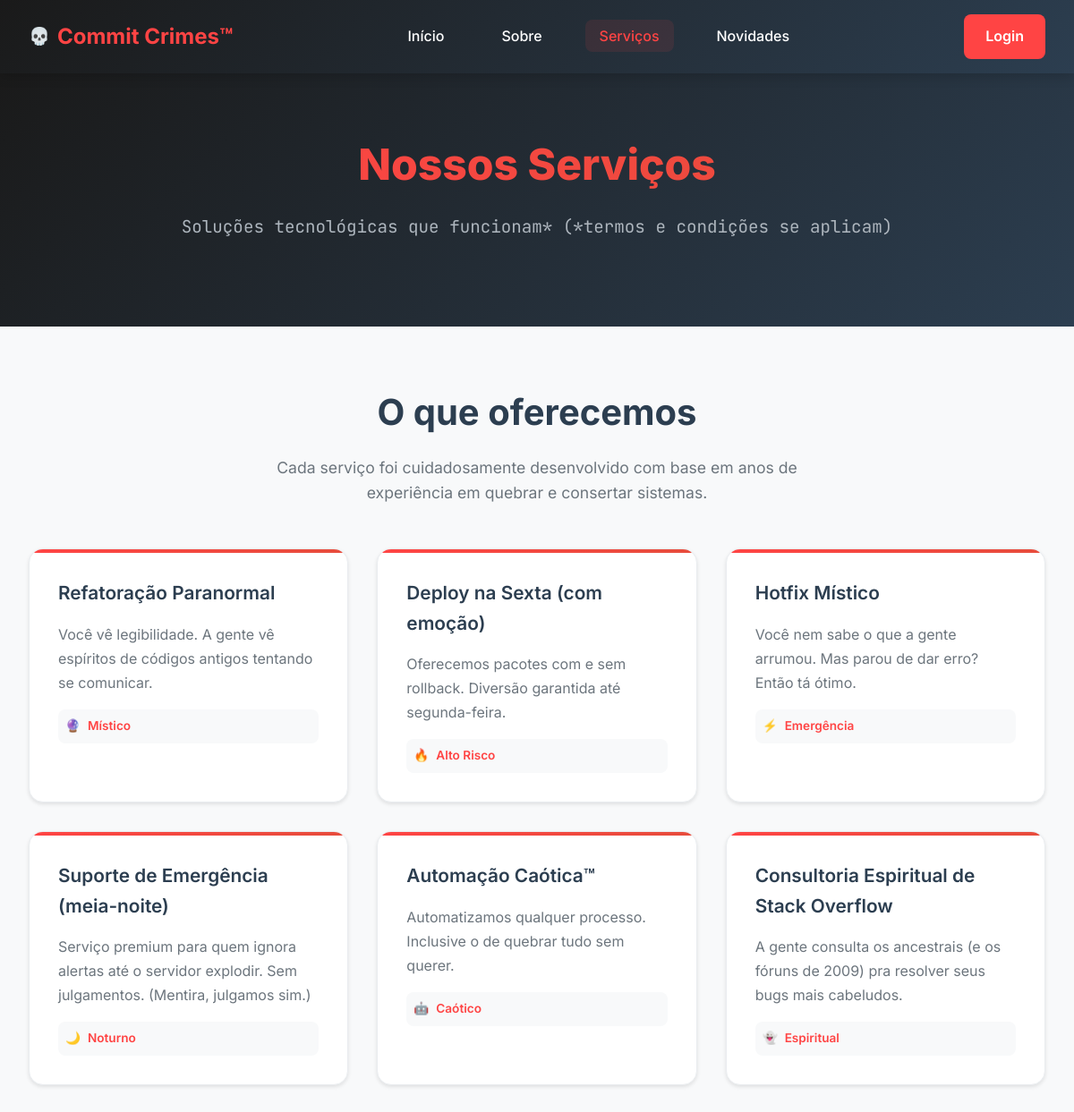
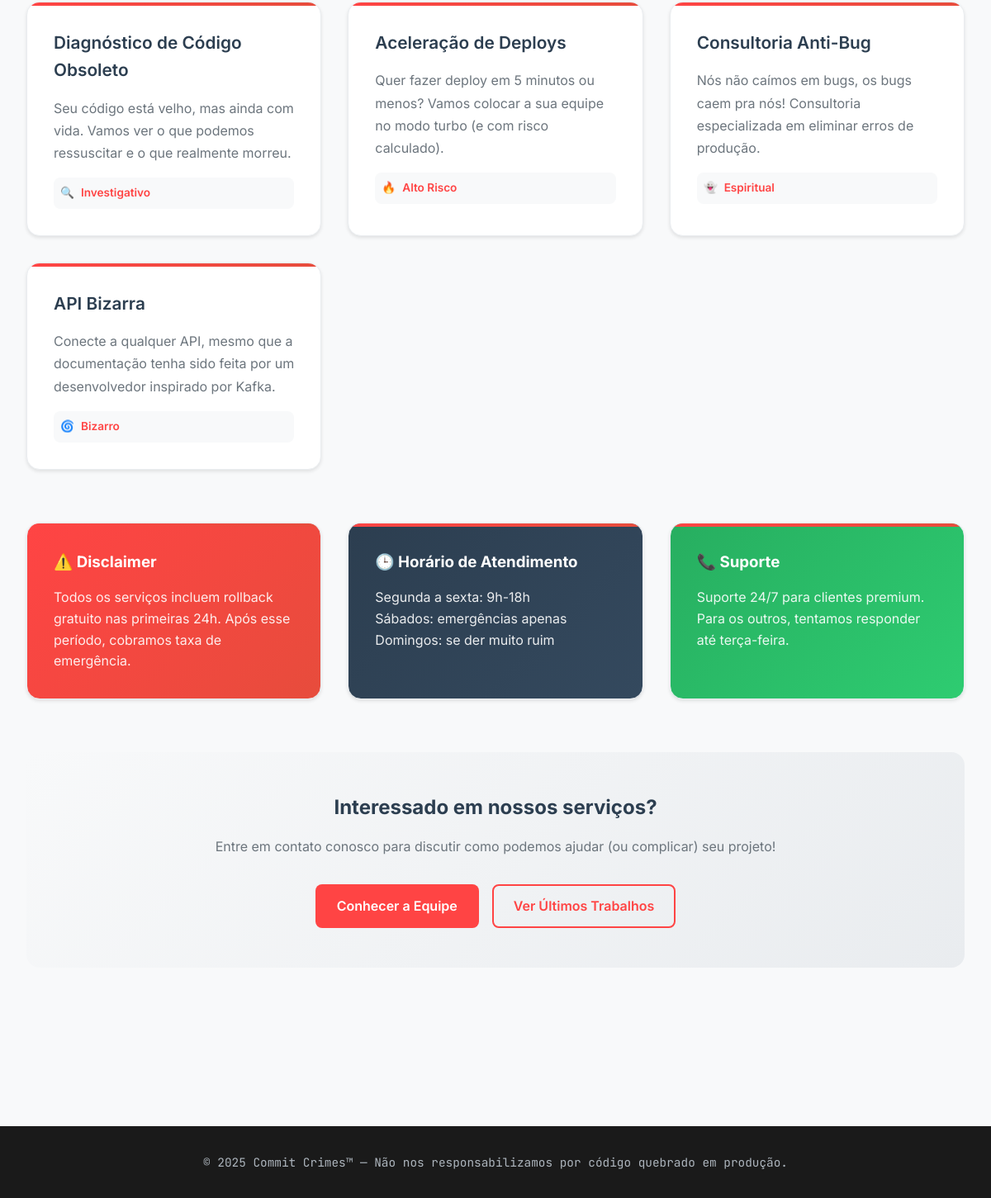
Page /servicos.php on the committed database (2 pictures, top to bottom).
### tables this page shows
CREATE TABLE IF NOT EXISTS servicos (
  id INT AUTO_INCREMENT PRIMARY KEY,
  titulo VARCHAR(100),
  descricao TEXT
);

### app/models/Servico.php (called while the page is built, shortened)
<?php
require_once __DIR__ . '/../config/Database.php';
class Servico {
    private $db;
    private $table = 'servicos';
    public function __construct() {
        $database = new Database();
        $this->db = $database->connect();
    }
    public function getAll() {
        try {
            $query = "SELECT * FROM {$this->table} ORDER BY id ASC";
            $stmt = $this->db->prepare($query);
            $stmt->execute();
            return $stmt->fetchAll();
        } catch (PDOException $e) {
            throw new Exception("Erro ao buscar serviços: " . $e->getMessage());
        }
    }
}

### app/config/Database.php (called while the page is built, shortened)
<?php
class Database {
    private $host;
    private $dbname;
    private $username;
    private $password;
    private $connection;
    public function __construct() {
        $this->host = $_ENV['DB_HOST'] ?? 'localhost';
        $this->dbname = $_ENV['DB_NAME'] ?? 'commit_crimes';
        $this->username = $_ENV['DB_USER'] ?? 'root';
        $this->password = $_ENV['DB_PASS'] ?? '';
    }
    public function connect() {
        if ($this->connection === null) {
            try {
                $dsn = "mysql:host={$this->host};dbname={$this->dbname};charset=utf8mb4";
                $this->connection = new PDO($dsn, $this->username, $this->password);
                $this->connection->setAttribute(PDO::ATTR_ERRMODE, PDO::ERRMODE_EXCEPTION);
                $this->connection->setAttribute(PDO::ATTR_DEFAULT_FETCH_MODE, PDO::FETCH_ASSOC);
            } catch (PDOException $e) {
                throw new Exception("Erro na conexão: " . $e->getMessage());
            }
        }
        return $this->connection;
    }
}

### servicos.php (the view, shortened to what this page needs)
<section class="hero">
    <div class="hero-content">
        <h1>Nossos Serviços</h1>
        <p class="hero-subtitle">Soluções tecnológicas que funcionam* (*termos e condições se aplicam)</p>
    </div>
</section>
<section class="section">
    <div class="container">
        <div style="text-align: center; margin-bottom: 3rem;">
            <h2 class="section-title">O que oferecemos</h2>
            <p class="section-subtitle">Cada serviço foi cuidadosamente desenvolvido com base em anos de experiência em quebrar e consertar sistemas.</p>
        </div>
        <?php
        try {
            require_once 'app/models/Servico.php';
            $servicoModel = new Servico();
            $servicos = $servicoModel->getAll();
            if (!empty($servicos)): ?>
                <div class="cards-grid">
                    <?php foreach ($servicos as $index => $servico): ?>
                        <div class="card" style="animation-delay: <?= ($index * 0.1) ?>s;">
                            <h3 class="card-title"><?= htmlspecialchars($servico['titulo']) ?></h3>
                            <p class="card-description"><?= htmlspecialchars($servico['descricao']) ?></p>
                            <?php
                            $badges = [
                                'Refatoração' => ['🔮', 'Místico'],
                                'Deploy' => ['🔥', 'Alto Risco'],
                                'Hotfix' => ['⚡', 'Emergência'],
                                'Suporte' => ['🌙', 'Noturno'],
                                'Automação' => ['🤖', 'Caótico'],
                                'Consultoria' => ['👻', 'Espiritual'],
                                'Diagnóstico' => ['🔍', 'Investigativo'],
                                'Aceleração' => ['🚀', 'Turbo'],
                                'Anti-Bug' => ['🛡️', 'Defensivo'],
                                'API' => ['🌀', 'Bizarro']
                            ];
                            $badge = null;
                            foreach ($badges as $keyword => $info) {
                                if (stripos($servico['titulo'], $keyword) !== false) {
                                    $badge = $info;
                                    break;
                                }
                            }
                            if ($badge): ?>
                                <div style="display: flex; align-items: center; gap: 0.5rem; margin-top: 1rem; padding: 0.5rem; background: #f8f9fa; border-radius: 0.5rem; font-size: 0.85rem;">
                                    <span><?= $badge[0] ?></span>
                                    <span style="color: var(--primary-color); font-weight: 600;"><?= $badge[1] ?></span>
                                </div>
                            <?php endif; ?>
                        </div>
                    <?php endforeach; ?>
                </div>
                <div style="margin-top: 4rem;">
                    <div class="cards-grid">
                        <div class="card" style="background: linear-gradient(135deg, #ff4444, #e74c3c); color: white;">
                            <h3 style="color: white; margin-bottom: 1rem;">⚠️ Disclaimer</h3>
                            <p style="color: rgba(255,255,255,0.9);">Todos os serviços incluem rollback gratuito nas primeiras 24h. Após esse período, cobramos taxa de emergência.</p>
                        </div>
                        <div class="card" style="background: linear-gradient(135deg, #2c3e50, #34495e); color: white;">
                            <h3 style="color: white; margin-bottom: 1rem;">🕒 Horário de Atendimento</h3>
                            <p style="color: rgba(255,255,255,0.9);">Segunda a sexta: 9h-18h<br>Sábados: emergências apenas<br>Domingos: se der muito ruim</p>
                        </div>
                        <div class="card" style="background: linear-gradient(135deg, #27ae60, #2ecc71); color: white;">
                            <h3 style="color: white; margin-bottom: 1rem;">📞 Suporte</h3>
                            <p style="color: rgba(255,255,255,0.9);">Suporte 24/7 para clientes premium. Para os outros, tentamos responder até terça-feira.</p>
                        </div>
                    </div>
                </div>
            <?php endif;
        } catch (Exception $e) {
            echo '<div style="text-align: center; padding: 4rem;">';
            echo '<div style="font-size: 4rem; margin-bottom: 1rem;">💥</div>';
            echo '<h3 style="margin-bottom: 1rem;">Houston, we have a problem</h3>';
            echo '<p style="color: #6c757d; margin-bottom: 2rem;">Erro ao carregar serviços. Mas hey, isso é bem temático para uma empresa como a nossa!</p>';
            echo '<div class="log-entry" style="max-width: 600px; margin: 0 auto;">';
            echo '<div class="log-date">[' . date('d/m/Y H:i:s') . ']</div>';
            echo '<div class="log-title">CRITICAL: Database connection failed</div>';
            echo '<div class="log-content">Exception: ' . htmlspecialchars($e->getMessage()) . '</div>';
            echo '<div class="log-content">Status: Investigating... probably a Monday issue.</div>';
            echo '</div>';
            echo '</div>';
        }
        ?>
        <div style="text-align: center; margin: 4rem 0; padding: 3rem; background: linear-gradient(135deg, #f8f9fa, #e9ecef); border-radius: 1rem;">
            <h2 style="margin-bottom: 1rem;">Interessado em nossos serviços?</h2>
            <p style="margin-bottom: 2rem; color: #6c757d;">Entre em contato conosco para discutir como podemos ajudar (ou complicar) seu projeto!</p>
            <div style="display: flex; gap: 1rem; justify-content: center; flex-wrap: wrap;">
                <a href="sobre" class="btn btn-primary">Conhecer a Equipe</a>
                <a href="novidades" class="btn btn-outline">Ver Últimos Trabalhos</a>
            </div>
        </div>
    </div>
</section>
<?php
include 'app/views/layout.php';
?>

### assets/css/style.css (style rules this page uses)
* { margin: 0; padding: 0; box-sizing: border-box; }
:root { --primary-color: #ff4444; --primary-dark: #cc2222; --secondary-color: #2c3e50; --accent-color: #e74c3c; --bg-dark: #1a1a1a; --bg-light: #f8f9fa; --text-dark: #2c3e50; --text-light: #ffffff; --text-gray: #6c757d; --border-color: #e9ecef; --warning-color: #ff6b35; --font-primary: 'Inter', system-ui, -apple-system, sans-serif; --font-mono: 'JetBrains Mono', 'Fira Code', Consolas, monospace; --shadow-sm: 0 2px 4px rgba(0,0,0,0.1); --shadow-md: 0 4px 12px rgba(0,0,0,0.15); --shadow-lg: 0 8px 24px rgba(0,0,0,0.2); --transition: all 0.3s cubic-bezier(0.4, 0, 0.2, 1); }
html { scroll-behavior: smooth; }
body { font-family: var(--font-primary); line-height: 1.6; color: var(--text-dark); background-color: var(--bg-light); }
.hero { background: linear-gradient(135deg, var(--bg-dark) 0%, var(--secondary-color) 100%); color: var(--text-light); padding: 4rem 2rem; text-align: center; }
.hero-content { max-width: 800px; margin: 0 auto; }
.hero h1 { font-size: 3rem; font-weight: 800; margin-bottom: 1rem; background: linear-gradient(45deg, var(--primary-color), var(--accent-color)); -webkit-background-clip: text; -webkit-text-fill-color: transparent; background-clip: text; }
.hero-subtitle { font-size: 1.2rem; color: #adb5bd; margin-bottom: 2rem; font-family: var(--font-mono); }
.container { max-width: 1200px; margin: 0 auto; padding: 0 2rem; }
.section { padding: 4rem 0; }
.section-title { font-size: 2.5rem; font-weight: 700; text-align: center; margin-bottom: 1rem; color: var(--text-dark); }
.section-subtitle { font-size: 1.1rem; color: var(--text-gray); text-align: center; margin-bottom: 3rem; max-width: 600px; margin-left: auto; margin-right: auto; }
.cards-grid { display: grid; grid-template-columns: repeat(auto-fit, minmax(300px, 1fr)); gap: 2rem; margin-top: 3rem; }
.card { background: white; border-radius: 1rem; padding: 2rem; box-shadow: var(--shadow-sm); border: 1px solid var(--border-color); transition: var(--transition); position: relative; overflow: hidden; }
.card::before { content: ''; position: absolute; top: 0; left: 0; right: 0; height: 4px; background: linear-gradient(90deg, var(--primary-color), var(--accent-color)); }
.card-title { font-size: 1.3rem; font-weight: 600; margin-bottom: 1rem; color: var(--text-dark); }
.card-description { color: var(--text-gray); line-height: 1.7; }
.btn { display: inline-block; padding: 0.75rem 1.5rem; border-radius: 0.5rem; text-decoration: none; font-weight: 600; text-align: center; transition: var(--transition); border: 2px solid transparent; cursor: pointer; }
.btn-primary { background: var(--primary-color); color: white; }
.btn-outline { background: transparent; color: var(--primary-color); border-color: var(--primary-color); }
@media (prefers-reduced-motion: no-preference) { .card, .team-member { opacity: 0; transform: translateY(20px); animation: fadeInUp 0.6s ease-out forwards; } }
@media (prefers-reduced-motion: no-preference) { .card:nth-child(1) { animation-delay: 0.1s; } }
@media (prefers-reduced-motion: no-preference) { .card:nth-child(2) { animation-delay: 0.2s; } }
@media (prefers-reduced-motion: no-preference) { .card:nth-child(3) { animation-delay: 0.3s; } }
@media (prefers-reduced-motion: no-preference) { .card:nth-child(4) { animation-delay: 0.4s; } }

### rows in the picture
servicos: titulo "Refatoração Paranormal", descricao "Você vê legibilidade. A gente vê espíritos de códigos antigos tentando se comunicar.", badge "🔮", badge "Místico"
servicos: titulo "Deploy na Sexta (com emoção)", descricao "Oferecemos pacotes com e sem rollback. Diversão garantida até segunda-feira.", badge "🔥", badge "Alto Risco"
servicos: titulo "Hotfix Místico", descricao "Você nem sabe o que a gente arrumou. Mas parou de dar erro? Então tá ótimo.", badge "⚡", badge "Emergência"
servicos: titulo "Suporte de Emergência (meia-noite)", descricao "Serviço premium para quem ignora alertas até o servidor explodir. Sem julgamentos. (Mentira, julgamos sim.)", badge "🌙", badge "Noturno"
servicos: titulo "Automação Caótica™", descricao "Automatizamos qualquer processo. Inclusive o de quebrar tudo sem querer.", badge "🤖", badge "Caótico"
servicos: titulo "Consultoria Espiritual de Stack Overflow", descricao "A gente consulta os ancestrais (e os fóruns de 2009) pra resolver seus bugs mais cabeludos.", badge "👻", badge "Espiritual"
servicos: titulo "Diagnóstico de Código Obsoleto", descricao "Seu código está velho, mas ainda com vida. Vamos ver o que podemos ressuscitar e o que realmente morreu.", badge "🔍", badge "Investigativo"
servicos: titulo "Aceleração de Deploys", descricao "Quer fazer deploy em 5 minutos ou menos? Vamos colocar a sua equipe no modo turbo (e com risco calculado).", badge "🔥", badge "Alto Risco"
servicos: titulo "Consultoria Anti-Bug", descricao "Nós não caímos em bugs, os bugs caem pra nós! Consultoria especializada em eliminar erros de produção.", badge "👻", badge "Espiritual"
servicos: titulo "API Bizarra", descricao "Conecte a qualquer API, mesmo que a documentação tenha sido feita por um desenvolvedor inspirado por Kafka.", badge "🌀", badge "Bizarro"
